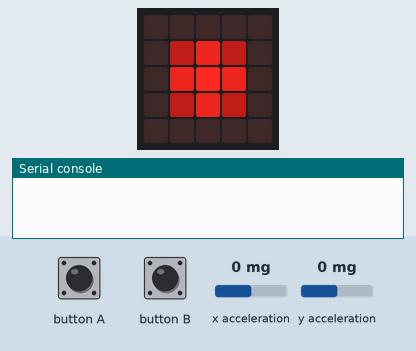
Bench run of a program on a simulated BBC micro:bit running MicroPython. Shown: the board's 5×5 LED display, the last lines printed to the serial console. Inputs (shaded band) come from the test bench; at power-on: x acceleration 0 mg, y acceleration 0 mg. No radio messages arrive unless stated (any console line starting 'radio sent:' is added by the test bench).

Above: at 1.2 s.
1.3 s: x acceleration set to -1440 mg
At 2.4 s:
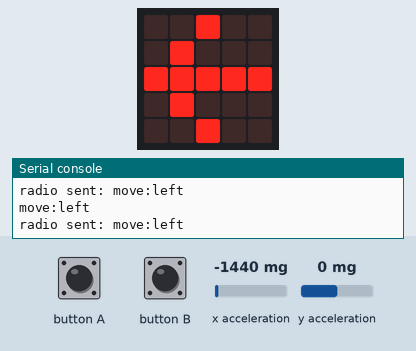
2.8 s: y acceleration set to -1440 mg
At 4.0 s:
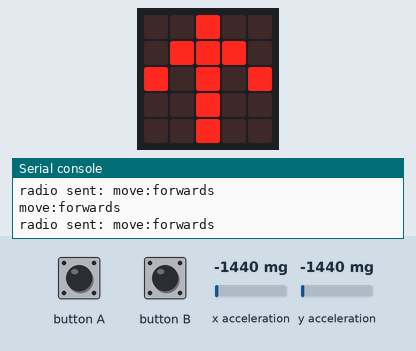
4.3 s: y acceleration set to 750 mg
At 4.7 s:
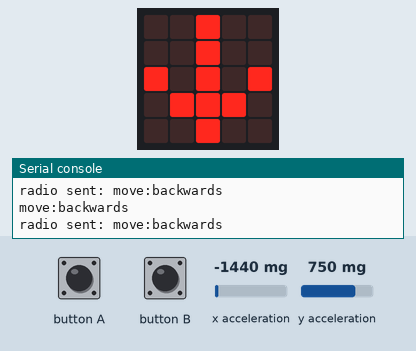
9.0 s: y acceleration set to -750 mg
At 9.6 s:
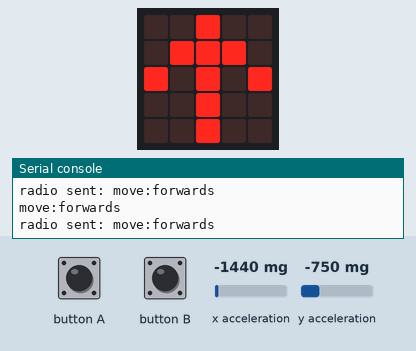
Timing chart, 0 to 11.5 s (numbered marks = the images above; inputs shaded):
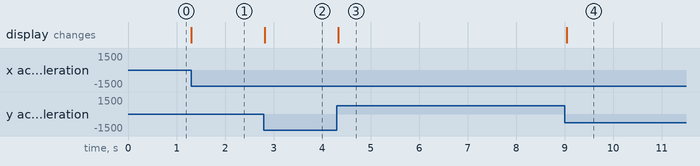

The program:

remote.py
```python
import radio
from microbit import button_a, button_b, display, Image, sleep, accelerometer

DIRECTIONS = [
    (accelerometer.get_y, "backwards", "forwards"),
    (accelerometer.get_x, "right", "left"),
]

ARROWS = {
    "backwards": Image.ARROW_S,
    "forwards": Image.ARROW_N,
    "left": Image.ARROW_W,
    "right": Image.ARROW_E,
}

SLEEP_TIME = 150


def get_direction(method, positive, negative):
    value = (method() + 300) // 700
    if value == 0:
        return None
    value = value // abs(value)
    if value > 0:
        return positive
    return negative


radio.on()


while True:
    rv = None
    ct_a = button_a.get_presses()
    if ct_a > 0:
        rv = 'btn:a'
    else:
        ct_b = button_b.get_presses()
        if ct_b > 0:
            rv = 'btn:b'
    if rv is not None:
        print(rv)
        radio.send(rv)
        sleep(SLEEP_TIME)

    value = None
    for direction in DIRECTIONS:
        value = get_direction(*direction)
        if value is not None:
            break
    if value is None:
        display.show(Image("00000:03730:07970:03730:00000"))
    else:
        display.show(ARROWS[value])
        rv = "move:{}".format(value)
        print(rv)
        radio.send(rv)
        sleep(SLEEP_TIME)
```

Measured:
- after the input at 1.3 s, the display: changes at once (image 1)
- after the input at 2.8 s, the display: changes at once (image 2)
- after the input at 4.3 s, the display: changes at once (image 3)
- after the input at 9.0 s, the display: changes at once (image 4)
